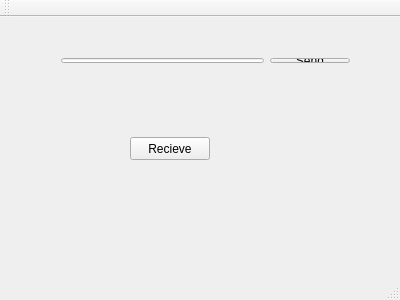
<?xml version="1.0" encoding="UTF-8"?>
<ui version="4.0">
 <class>MainWindow</class>
 <widget class="QMainWindow" name="MainWindow">
  <property name="geometry">
   <rect>
    <x>0</x>
    <y>0</y>
    <width>400</width>
    <height>300</height>
   </rect>
  </property>
  <property name="windowTitle">
   <string>MainWindow</string>
  </property>
  <widget class="QWidget" name="centralWidget">
   <widget class="QPushButton" name="pushButton">
    <property name="geometry">
     <rect>
      <x>130</x>
      <y>120</y>
      <width>80</width>
      <height>23</height>
     </rect>
    </property>
    <property name="text">
     <string>Recieve</string>
    </property>
   </widget>
   <widget class="QWidget" name="">
    <property name="geometry">
     <rect>
      <x>50</x>
      <y>30</y>
      <width>311</width>
      <height>27</height>
     </rect>
    </property>
    <layout class="QHBoxLayout" name="horizontalLayout_2">
     <item>
      <layout class="QHBoxLayout" name="horizontalLayout">
       <item>
        <widget class="QLineEdit" name="serialData"/>
       </item>
      </layout>
     </item>
     <item>
      <widget class="QPushButton" name="pushButton_send">
       <property name="text">
        <string>Send</string>
       </property>
      </widget>
     </item>
    </layout>
   </widget>
  </widget>
  <widget class="QMenuBar" name="menuBar">
   <property name="geometry">
    <rect>
     <x>0</x>
     <y>0</y>
     <width>400</width>
     <height>20</height>
    </rect>
   </property>
  </widget>
  <widget class="QToolBar" name="mainToolBar">
   <attribute name="toolBarArea">
    <enum>TopToolBarArea</enum>
   </attribute>
   <attribute name="toolBarBreak">
    <bool>false</bool>
   </attribute>
  </widget>
  <widget class="QStatusBar" name="statusBar"/>
 </widget>
 <layoutdefault spacing="6" margin="11"/>
 <resources/>
 <connections/>
</ui>
